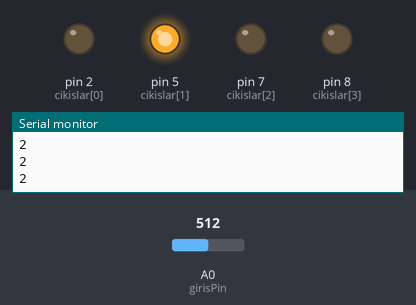
A sketch run on a simulated Arduino Uno, built with avr-gcc and run on an emulated ATmega328P. On the bench: output pins drawn as LEDs (lit = HIGH), the last lines printed to the serial monitor. Inputs (shaded band) come from the test bench; at power-on: A0 (girisPin) = 512.

Above: at 1.2 s.
1.3 s: A0 (girisPin) set to 503
At 2.5 s:
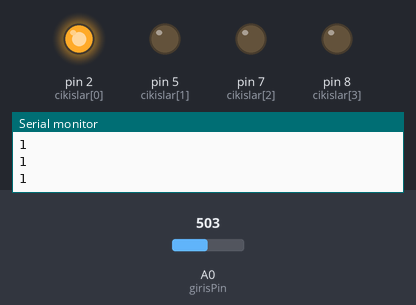
2.8 s: A0 (girisPin) set to 272
4.3 s: A0 (girisPin) set to 238
At 4.8 s:
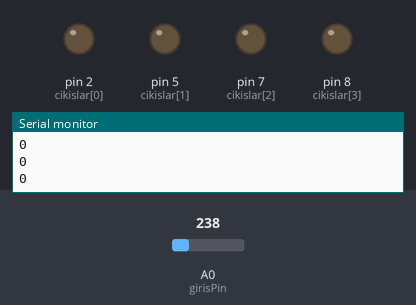
5.8 s: A0 (girisPin) set to 900
At 6.3 s:
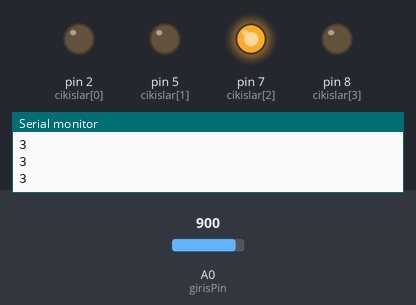
7.3 s: A0 (girisPin) set to 1005
8.8 s: A0 (girisPin) set to 1023
At 9.7 s:
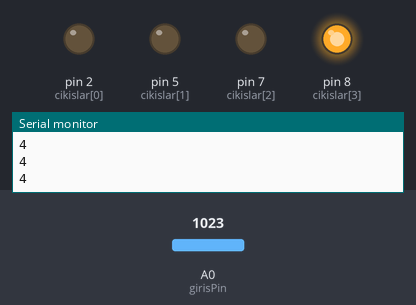
Timing chart, 0 to 11.3 s (numbered marks = the images above; inputs shaded):
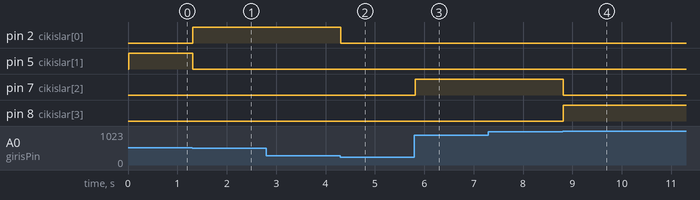

Measured:
- the behaviour switches between 512 and 511 on A0 (girisPin) (found by bisection; images 0 and 1)
- the behaviour switches between 256 and 255 on A0 (girisPin) (found by bisection; images 1 and 2)
- the behaviour switches between 1022 and 1023 on A0 (girisPin) (found by bisection; images 3 and 4)
- after the input at 1.3 s, pin 2 (cikislar[0]): LOW → HIGH at once; pin 5 (cikislar[1]): HIGH → LOW at once
- after the input at 4.3 s, pin 2 (cikislar[0]): HIGH → LOW at once
- after the input at 5.8 s, pin 7 (cikislar[2]): LOW → HIGH at once
- after the input at 8.8 s, pin 7 (cikislar[2]): HIGH → LOW at once; pin 8 (cikislar[3]): LOW → HIGH at once

The sketch:

sketch_dec02a.ino
```cpp
int girisPin=A0;
int cikislar[]={2,5,7,8};

void setup() {
  // put your setup code here, to run once:

  pinMode (girisPin,INPUT);

  for(int i=0;i<4;i++)
   pinMode(cikislar[i],OUTPUT);

  Serial.begin(9600); //seri haberleşme başlat


}

void loop() {
  // put your main code here, to run repeatedly:

  int okunan = analogRead(girisPin); //okunan değer 0,1023 tam sayı
  double gerilim=okunan*(5/1023.0);

  int yeni=map(okunan,0,1023,0,4);                    //okunan değerleri 0,1,2,3,4 değerlerinden birine dönüştür

  Serial.println(yeni);
  delay(10);

  if(yeni==0) {
    digitalWrite(cikislar[0],LOW);
    digitalWrite(cikislar[1],LOW);
    digitalWrite(cikislar[2],LOW);
    digitalWrite(cikislar[3],LOW);
  }
  else if(yeni==1){
    digitalWrite(cikislar[0],HIGH);
    digitalWrite(cikislar[1],LOW);
    digitalWrite(cikislar[2],LOW);
    digitalWrite(cikislar[3],LOW);
  }
  else if(yeni==2){
    digitalWrite(cikislar[0],LOW);
    digitalWrite(cikislar[1],HIGH);
    digitalWrite(cikislar[2],LOW);
    digitalWrite(cikislar[3],LOW);
  }
  else if(yeni==3){
    digitalWrite(cikislar[0],LOW);
    digitalWrite(cikislar[1],LOW);
    digitalWrite(cikislar[2],HIGH);
    digitalWrite(cikislar[3],LOW);
  }
  else{
    digitalWrite(cikislar[0],LOW);
    digitalWrite(cikislar[1],LOW);
    digitalWrite(cikislar[2],LOW);
    digitalWrite(cikislar[3],HIGH);
  }


}
```
